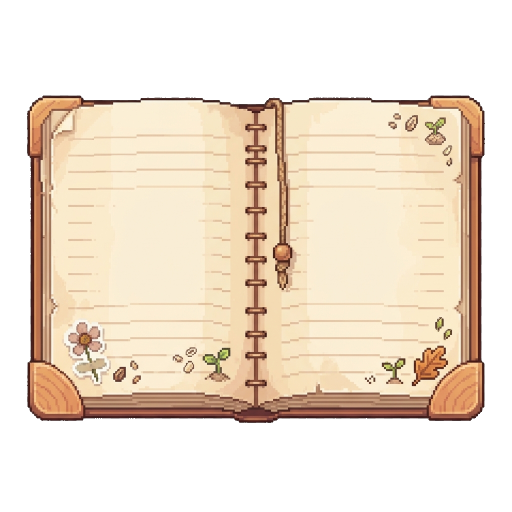
#> input picture scratch/test_notebook.png, 1024 x 1024 px (shown at 1/2 size)
$ python -i propkit.py   (imports and definitions only)
#> lines starting #> are read from the running program, lines starting #| are printed output that depends on the picture; after the words box and inside, x2 and y2 are one past the last pixel; in counts of white or black regions, pixels touching at a corner belong together
#> further down, picture is the input picture: PIL image 1024x1024 RGBA; mean R, G, B, A 125, 110.8, 94.4, 141.1
"""propkit — Track A painter: MapleStory-style cartoon props, drawn by code (Pillow only).

Why this exists: world props in an MSW game sit next to official MapleStory art —
smooth painted shapes, warm dark outlines, cel shading with soft gradients, rim light.
Pixel-art rules (no AA, text grids) produce the wrong look there. This kit draws
layered shapes on a supersampled canvas and downsamples once, so edges come out
anti-aliased like the official sprites.

Usage (from a per-asset draw script):

    import sys; sys.path.insert(0, "<skill>/scripts")
    from propkit import Canvas, C, flame_points, preview_sheet
    cv = Canvas(256, 240, ss=4)            # logical px; internal = 4x
    body = cv.ellipse(128, 150, 90, 80)    # masks are 'L' images in internal px
    cv.part(body, fill=("#d9774a", "#b4552f", 100), outline="#4a2a1c", width=3)
    cv.shade(body, "#8c3b22", dx=10, dy=8, blur=6, alpha=0.45)
    cv.export("out.png")

All coordinates/lengths are LOGICAL pixels (the size of the exported PNG), y grows down.
Painting order = back to front. `part()` paints the outline under the fill, so a part
drawn later automatically outlines itself over earlier parts (MapleStory-style part lines).
"""
from __future__ import annotations

import math
import os
import random
from typing import Iterable, Sequence

from PIL import Image, ImageChops, ImageDraw, ImageFilter


# ───────────────────────── colors ─────────────────────────
# [18 lines left out: functions C, mix, not called in this run]


def shift_value(c, dv: float):
    """Lighten (dv>0) / darken (dv<0) toward white/black by |dv| (0..1)."""
    return mix(c, "#ffffff" if dv > 0 else "#000000", abs(dv))


# ───────────────────────── canvas ─────────────────────────
class Canvas:
    # [4 lines left out: function __init__, not called in this run]

    # --- helpers -------------------------------------------------------
    def S(self, v: float) -> float:
        return v * self.ss

    def blank(self, v: int = 0) -> Image.Image:
        return Image.new("L", (self.W, self.H), v)

    # --- mask builders (logical coords) ---------------------------------
    # [5 lines left out: function ellipse, not called in this run]

    def circle(self, cx, cy, r) -> Image.Image:
        return self.ellipse(cx, cy, r, r)

    # [42 lines left out: functions rect, poly, arch, dome, union, not called in this run]

    @staticmethod
    def intersect(a: Image.Image, b: Image.Image) -> Image.Image:
        return ImageChops.multiply(a, b)

    @staticmethod
    def subtract(a: Image.Image, b: Image.Image) -> Image.Image:
        return ImageChops.subtract(a, b)

    # [12 lines left out: functions shift, grow, not called in this run]

    def shrink(self, m: Image.Image, r: float) -> Image.Image:
        inv = ImageChops.invert(m)
        return ImageChops.invert(self.grow(inv, r))

    def soften(self, m: Image.Image, r: float) -> Image.Image:
        return m.filter(ImageFilter.GaussianBlur(max(0.5, r * self.ss))) if r > 0 else m

    @staticmethod
    def scale_alpha(m: Image.Image, a: float) -> Image.Image:
        return m.point(lambda v: int(v * a))

    # --- painting ----------------------------------------------------------
    # [62 lines left out: functions paint, _gradient_img, gradient, radial, part, shade and 1 more, not called in this run]

    def glow(self, m: Image.Image, color, radius: float, alpha: float = 0.6) -> None:
        self.paint(self.soften(m, radius), color, alpha)

    # --- export ------------------------------------------------------------
    # [24 lines left out: functions nudge, image, export, not called in this run]


# ───────────────────────── '살짝 도트화' 마감 ─────────────────────────
def pixelize(img: Image.Image, dot: int = 2, colors: int = 64, alpha_cut: int = 110,
             selout: float = 0.5, selout_min_lum: float = 70.0) -> Image.Image:
    """Painted RGBA -> hi-res pixel art at the same size.

    1. shrink to a dot-px grid (premultiplied LANCZOS) — `dot` = how many output px one art pixel covers
       (match the terrain: 64px tile shown at 100 screen px = 1.56 screen px per dot; a 256px prop at Scale 0.75 -> dot 2)
    2. binary alpha (alpha >= alpha_cut) — pixel art has no soft edges; paint glows/smoke opaque if they must survive
    3. palette limit (median cut, no dither) — keeps ramps deliberate instead of thousands of gradient shades
    4. silhouette selout — light pixels on the outer border become a darker version of themselves (colored outline)
    5. NEAREST back to the original size (pivot/canvas unchanged)
    """
#> called with dot = 2, colors = 64, alpha_cut = 110, selout = 0.5, selout_min_lum = 70
    W, H = img.size
#> W = 1024; H = 1024
    gw, gh = max(1, W // dot), max(1, H // dot)
#> gw = 512; gh = 512
    small = img.convert("RGBa").resize((gw, gh), Image.LANCZOS).convert("RGBA")
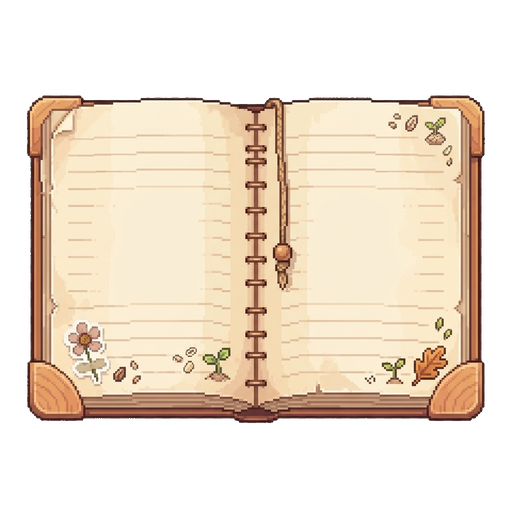
#> small: PIL image 512x512 RGBA; mean R, G, B, A 125.9, 111.6, 95.2, 141.1; transparent parts drawn white
    a = small.getchannel("A").point(lambda v: 255 if v >= alpha_cut else 0)
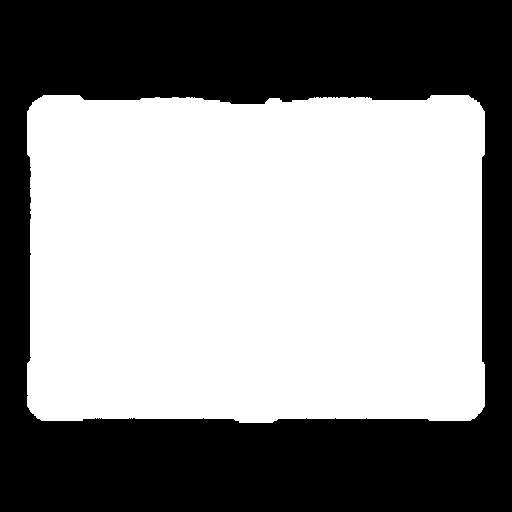
#> a: PIL image 512x512 L; 55.5% white; 1 black region, box (x1, y1, x2, y2) and area: (0, 0, 512, 512) 116629
    rgb = Image.new("RGB", (gw, gh), (74, 42, 28))
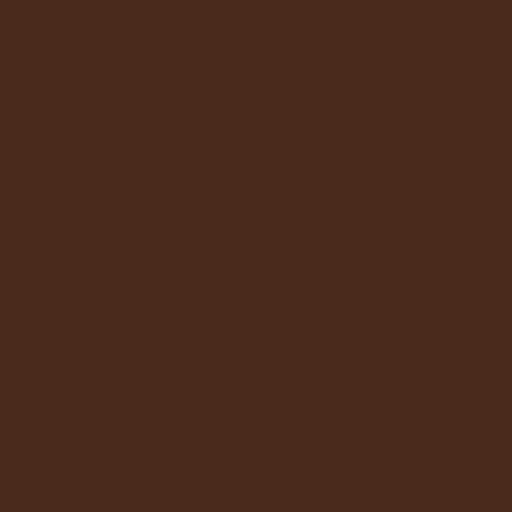
#> rgb: PIL image 512x512 RGB; mean R, G, B 74, 42, 28
    rgb.paste(small.convert("RGB"), mask=a)
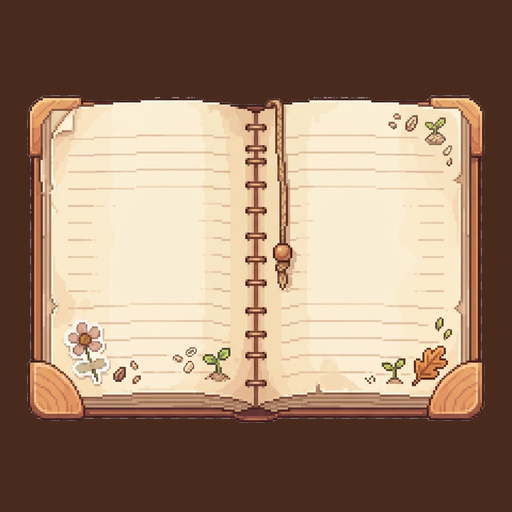
#> rgb: PIL image 512x512 RGB; mean R, G, B 158.1, 129.7, 107
    q = rgb.quantize(colors=colors, method=Image.Quantize.MEDIANCUT, dither=Image.Dither.NONE).convert("RGBA")
    q.putalpha(a)
    px = q.load()
    border = []
    for y in range(gh):
        for x in range(gw):
            if px[x, y][3] == 0:
                continue
            for nx, ny in ((x - 1, y), (x + 1, y), (x, y - 1), (x, y + 1)):
                if nx < 0 or ny < 0 or nx >= gw or ny >= gh or px[nx, ny][3] == 0:
                    border.append((x, y))
                    break
    for x, y in border:
        r, g, b, al = px[x, y]
        if 0.299 * r + 0.587 * g + 0.114 * b > selout_min_lum:
            px[x, y] = (int(r * selout), int(g * selout), int(b * selout), al)
#> this loop made 1531 passes
#> (r, g, b) on passes 1 to 3: (88, 54, 46), (88, 54, 46), (88, 54, 46)
    return q.resize((gw * dot, gh * dot), Image.NEAREST)


# ───────────────────────── shapes ─────────────────────────
# [15 lines left out: function flame_points, not called in this run]


def rand(seed: int) -> random.Random:
    return random.Random(seed)


# ───────────────────────── previews ─────────────────────────
BG = {
    "grass": ("#7fae4f", "#74a346"),
    "sand": ("#e3c98f", "#d8bc7f"),
    "snow": ("#eef3f7", "#dfe8ef"),
    "dirt": ("#b98a5a", "#ad7e50"),
    "checker": ("#cfcfcf", "#ffffff"),
}


# [47 lines left out: functions _tile_bg, _real_tile_bg, preview_sheet, not called in this run]


# [21 lines not run here, left out]

>>> from PIL import Image
>>> picture = Image.open('../../../../scratch/test_notebook.png')
>>> result = pixelize(picture)

$ run again, on scratch/main_key_art.png
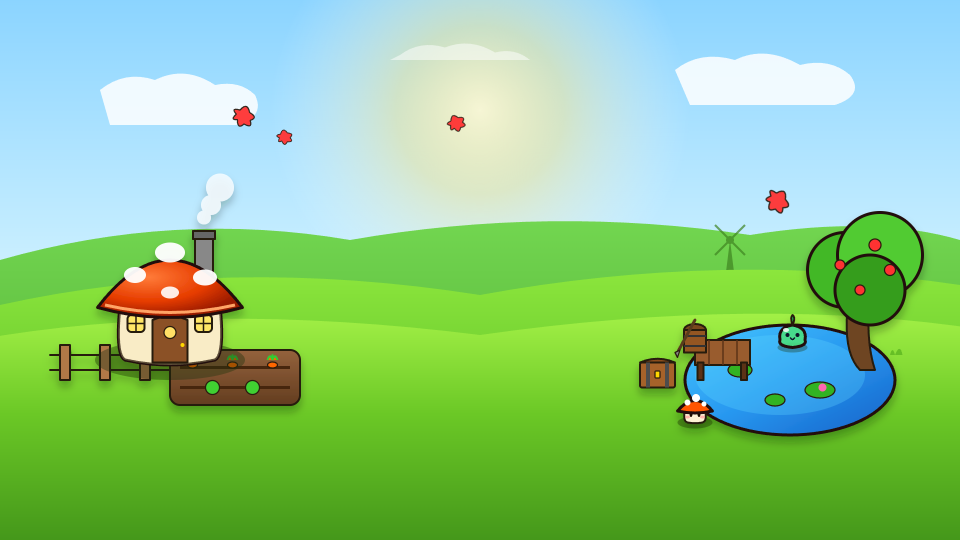
#> input picture scratch/main_key_art.png, 1920 x 1080 px (shown at 1/2 size)
#> picture is the input picture: PIL image 1920x1080 RGB; mean R, G, B 138.9, 201.4, 135.5
#> in pixelize, `small = img.convert("RGBa").resize((gw, gh), Image.LANCZOS).convert("R..`:
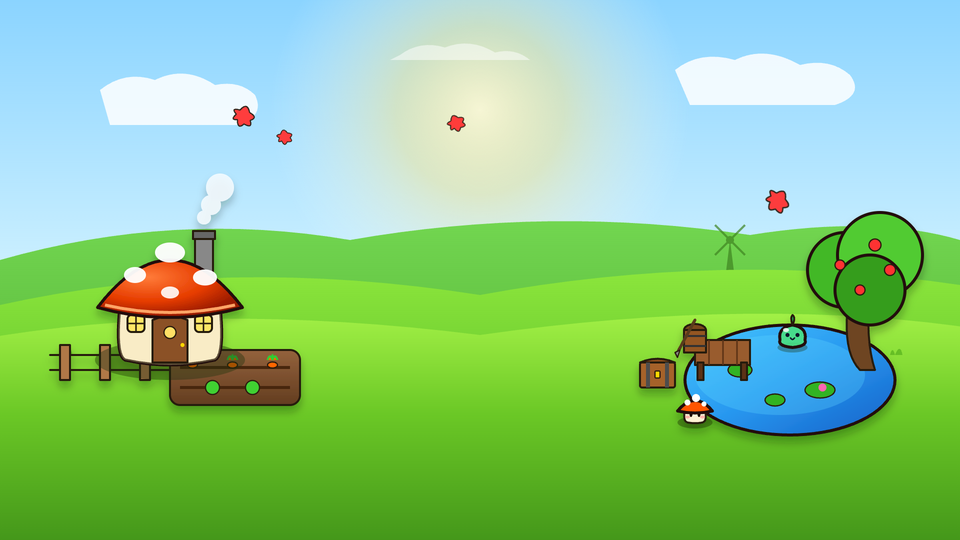
#> small: PIL image 960x540 RGBA; mean R, G, B, A 138.8, 201.3, 135.4, 255
#> a: PIL image 960x540 L; every value is 255
#> in pixelize, `q = rgb.quantize(colors=colors, method=Image.Quantize.MEDIANCUT, dithe..`:
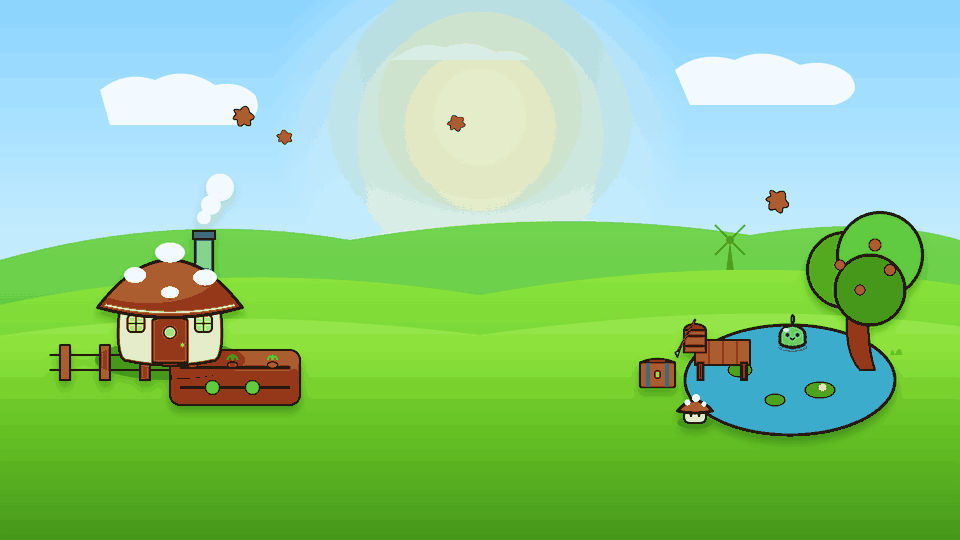
#> q: PIL image 960x540 RGBA; mean R, G, B, A 138.9, 201.7, 134.9, 255
